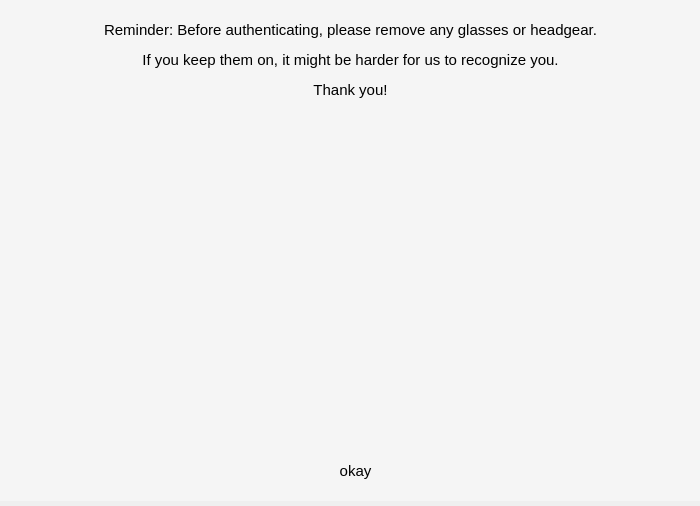
<?xml version="1.0" encoding="UTF-8"?>
<ui version="4.0">
 <class>Dialog</class>
 <widget class="QDialog" name="Dialog">
  <property name="windowModality">
   <enum>Qt::NonModal</enum>
  </property>
  <property name="geometry">
   <rect>
    <x>0</x>
    <y>0</y>
    <width>700</width>
    <height>506</height>
   </rect>
  </property>
  <property name="windowTitle">
   <string>Dialog</string>
  </property>
  <widget class="QWidget" name="widget" native="true">
   <property name="geometry">
    <rect>
     <x>0</x>
     <y>0</y>
     <width>801</width>
     <height>501</height>
    </rect>
   </property>
   <property name="styleSheet">
    <string notr="true">background-color: #f5f5f5;</string>
   </property>
   <widget class="QLabel" name="Picture">
    <property name="geometry">
     <rect>
      <x>150</x>
      <y>110</y>
      <width>411</width>
      <height>311</height>
     </rect>
    </property>
    <property name="font">
     <font>
      <family>Segoe UI</family>
      <pointsize>16</pointsize>
     </font>
    </property>
    <property name="text">
     <string/>
    </property>
    <property name="pixmap">
     <pixmap>../Images/WARNING.png</pixmap>
    </property>
    <property name="scaledContents">
     <bool>true</bool>
    </property>
    <property name="alignment">
     <set>Qt::AlignCenter</set>
    </property>
   </widget>
   <widget class="QLabel" name="Warning">
    <property name="geometry">
     <rect>
      <x>0</x>
      <y>0</y>
      <width>701</width>
      <height>121</height>
     </rect>
    </property>
    <property name="font">
     <font>
      <family>Segoe UI</family>
      <pointsize>12</pointsize>
     </font>
    </property>
    <property name="text">
     <string>&lt;html&gt;&lt;head/&gt;&lt;body&gt;&lt;p align=&quot;center&quot;&gt;&lt;span style=&quot; font-size:11pt;&quot;&gt;Reminder: Before authenticating, please remove any glasses or headgear.&lt;/span&gt;&lt;/p&gt;&lt;p align=&quot;center&quot;&gt;&lt;span style=&quot; font-size:11pt;&quot;&gt;If you keep them on, it might be harder for us to recognize you.&lt;/span&gt;&lt;/p&gt;&lt;p align=&quot;center&quot;&gt;&lt;span style=&quot; font-size:11pt;&quot;&gt;Thank you!&lt;/span&gt;&lt;/p&gt;&lt;/body&gt;&lt;/html&gt;</string>
    </property>
    <property name="textFormat">
     <enum>Qt::MarkdownText</enum>
    </property>
    <property name="alignment">
     <set>Qt::AlignCenter</set>
    </property>
   </widget>
   <widget class="QPushButton" name="pushButton">
    <property name="geometry">
     <rect>
      <x>260</x>
      <y>450</y>
      <width>191</width>
      <height>41</height>
     </rect>
    </property>
    <property name="font">
     <font>
      <family>Segoe UI</family>
      <pointsize>11</pointsize>
     </font>
    </property>
    <property name="text">
     <string>okay</string>
    </property>
    <property name="flat">
     <bool>true</bool>
    </property>
   </widget>
   <zorder>Warning</zorder>
   <zorder>Picture</zorder>
   <zorder>pushButton</zorder>
  </widget>
 </widget>
 <resources/>
 <connections/>
</ui>
